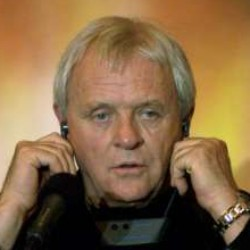
#> input picture lib/data/images/Anthony_Hopkins_0001.jpg, 250 x 250 px, found by its file name
$ python resize_recursive.py --imgDir ../data/images
#> lines starting #> are read from the running program, lines starting #| are printed output that depends on the picture
"""
Need cv2 installed to run this script
Usage: --imgDir [imgdir] --w 90 --h 60
"""
import os
import sys
import xml.etree.ElementTree as ET
import argparse
import cv2
from shutil import rmtree as rm_dir
from functools import reduce

def main():
    parser = argparse.ArgumentParser(description='')
    parser.add_argument('-d', '--imgDir', help='Images directory recursive')
    parser.add_argument('--w', default=90, help="Image's width after resize")
    parser.add_argument('--h', default=60, help="Image's height after resize")

    args = parser.parse_args()
    dirname = os.getcwd()
    imgdir = args.imgDir
    img_w = int(args.w)
    img_h = int(args.h)

    assert os.path.exists(imgdir), 'Error! imgdir is not correct.'

    if imgdir[-1] is '\\' or imgdir[-1] is '/':
        imgdir = imgdir[:-1]
    absimgdir = dirname + '/' + imgdir
    outputDir = imgdir + "_{}x{}".format(img_w, img_h)
    if os.path.exists(outputDir):
        rm_dir(outputDir)
    os.mkdir(outputDir)
    filenames = [[os.path.join(os.path.split(root)[-1], f) for f in files] for root, _, files in os.walk(imgdir)]
    filenames = reduce(concat, filenames)
    # files_name_only = [files for _, _, files in os.walk(imgdir)]
    input_names = [os.path.join(imgdir, f) for f in filenames]
    output_names = [os.path.join(outputDir, f) for f in filenames]

    files = [os.path.join(imgdir, filename) for filename in filenames if os.path.isfile(os.path.join(imgdir, filename))]


    print("Starting............")
    print("--------------------")

    for idx, filename in enumerate(input_names):
        im_resize = resize(filename, img_w, img_h)
#> in resize, im is the input picture: shape (250, 250, 3); mean B, G, R 68.9, 104, 133.4
#> in resize, `im_resize = cv2.resize(im, (size_w, size_h))`:
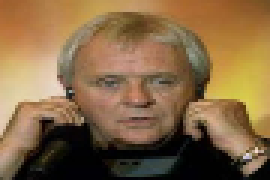
#> im_resize: shape (60, 90, 3) (shown 3 times larger); mean B, G, R 68.9, 104, 133.4
        save_recursive(im_resize, output_names[idx])
#> pass 2 of the loop in main, `for idx, filename in enumerate(input_names):`:
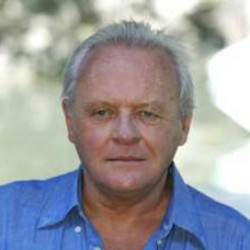
#> input picture lib/data/images/Anthony_Hopkins_0002.jpg, 250 x 250 px, found by its file name
#> in resize, im is the input picture: shape (250, 250, 3); mean B, G, R 158.6, 154.1, 153.9
#> in resize (call 2), `im_resize = cv2.resize(im, (size_w, size_h))`:
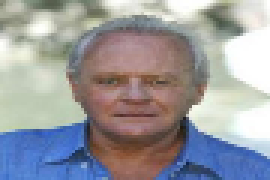
#> im_resize: shape (60, 90, 3) (shown 3 times larger); mean B, G, R 158.4, 153.9, 153.8
    print("Done")

def concat(arr_1, arr_2):
    return arr_1 + arr_2

def resize(filename, size_w, size_h):
    im = cv2.imread(filename)
    im_resize = cv2.resize(im, (size_w, size_h))
    return im_resize

def save(image, filename, where_to_save):
    filename = os.path.join(where_to_save, filename)
    cv2.imwrite(filename, image)

def save_recursive(image, files_to_save):
    folder, _ = os.path.split(files_to_save)
    if not os.path.exists(folder):
        os.mkdir(folder)
    cv2.imwrite(files_to_save, image)

if __name__ == "__main__":
    main()
